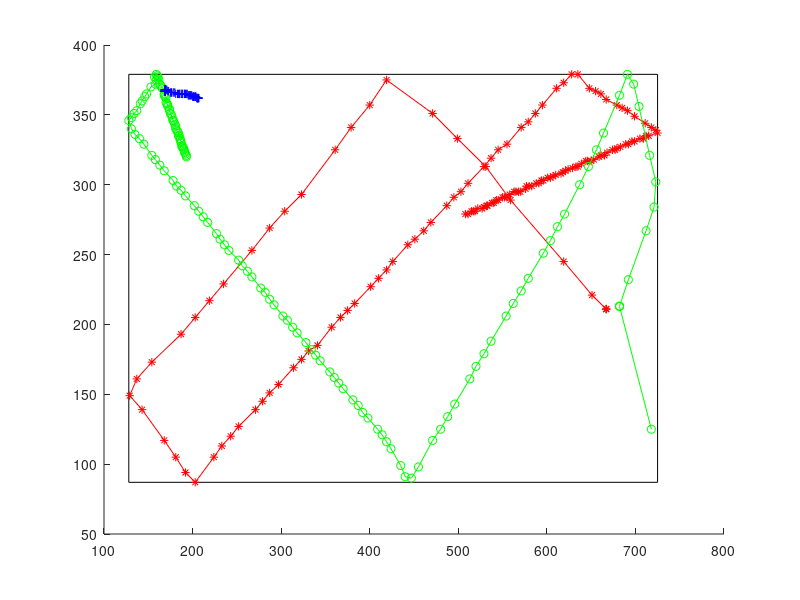

MATLAB code to generate this figure:
Xr=[667 667 667 651 619 559 531 499 471 419 400 379 361 323 304 287 267 235 219 203 187 154 137 129 143 168 181 192 203 224 233 243 252 271 279 287 297 314 323 331 341 357 367 375 383 401 410 419 426 443 451 461 469 487 495 503 511 529 537 545 555 571 579 587 595 611 619 628 635 648 655 661 667 679 685 691 699 711 718 723 725 715 712 709 705 699 696 692 689 683 679 677 674 668 665 661 659 653 650 646 644 639 635 633 629 624 621 618 616 610 607 604 601 596 594 591 588 583 580 577 576 570 568 565 563 558 555 552 550 545 543 540 538 533 532 529 527 522 519 517 515 511 508
]; 
Yr=[269 269 269 259 235 191 167 147 129 105 123 139 155 187 199 211 227 251 263 275 287 307 319 331 341 363 375 386 393 375 367 360 353 341 335 329 323 311 305 299 295 282 275 270 265 253 247 241 235 223 219 213 207 195 189 185 179 167 161 155 151 139 135 129 123 111 107 101 101 111 113 115 119 123 125 127 131 136 139 141 143 145 145 147 147 149 149 151 151 153 154 155 155 157 159 159 160 162 163 163 163 165 167 167 168 169 170 171 172 173 174 175 175 177 177 179 179 181 181 181 183 185 185 185 185 187 189 189 189 191 191 193 193 195 195 196 197 197 199 199 199 201 201
]; 
Xy=[718 NaN NaN 682 692 712 721 723 716 704 698 691 682 664 656 647 637 620 612 604 596 579 571 562 554 537 529 520 513 496 488 480 471 455 447 440 435 424 419 414 409 398 392 387 381 370 365 360 355 344 339 334 328 318 313 307 302 292 287 282 277 267 262 256 252 241 236 231 227 217 212 207 202 192 187 182 178 168 163 158 154 145 140 135 131 128 131 134 137 141 143 146 148 153 158 159 157 159 160 161 162 163 164 165 166 168 168 169 170 170 171 172 172 174 174 175 176 177 178 178 179 180 181 181 182 183 184 184 185 186 186 187 187 188 188 189 190 190 191 191 192 193 193
]; 
Yy=[355 NaN NaN 267 248 213 196 178 159 124 108 101 116 143 155 167 180 201 210 220 229 247 256 265 274 292 301 310 319 337 346 355 363 382 390 389 381 369 364 359 355 347 343 338 334 326 322 318 314 306 302 298 293 286 282 277 274 266 262 257 254 246 242 238 234 227 223 219 215 207 203 199 195 188 184 181 177 170 166 162 159 151 147 144 140 134 132 129 127 122 120 117 115 110 108 105 103 101 102 103 105 108 109 110 111 115 116 117 118 121 122 123 124 126 127 129 130 132 134 134 135 137 138 140 141 142 143 145 145 147 148 149 150 152 153 153 154 155 156 157 158 159 160
]; 
Xw=[169 169 169 169 169 169 169 169 169 169 169 169 169 169 169 169 169 169 169 169 169 169 169 169 169 169 169 169 169 169 169 169 169 169 169 169 169 169 169 169 169 169 169 169 169 169 169 169 169 169 169 169 169 169 169 169 169 169 169 169 169 169 169 169 169 169 169 169 169 169 169 169 169 169 169 169 169 169 169 169 169 169 169 169 169 169 169 169 169 169 169 169 169 170 169 171 172 173 175 176 176 178 179 180 181 183 184 185 185 187 188 188 189 191 191 192 193 194 195 196 196 197 198 198 199 200 201 201 201 202 203 203 203 204 205 205 205 206 206 206 206 207 207
]; 
Yw=[113 113 113 113 113 113 113 113 113 113 113 113 113 113 113 113 113 113 113 113 113 113 113 113 113 113 113 113 113 113 113 113 113 113 113 113 113 113 113 113 113 113 113 113 113 113 113 113 113 113 113 113 113 113 113 113 113 113 113 113 113 113 113 113 113 113 113 113 113 113 113 113 113 113 113 113 113 113 113 113 112 112 112 112 112 112 112 112 112 112 112 112 112 112 112 112 113 113 114 114 114 114 114 114 115 115 115 115 115 115 115 115 115 115 115 115 115 115 116 116 116 116 116 116 116 117 117 117 117 117 117 117 117 117 118 118 118 118 118 118 118 118 118
];

%PARTIE 1
    
Xr = fillmissing(Xr,'next');% fillmissing replaces NaN values
Yr = fillmissing(Yr,'next');% 'next' tells to replace with the next non-Nan value
Xy = fillmissing(Xy,'next');
Yy = fillmissing(Yy,'next');
Xw = fillmissing(Xw,'next');
Yw = fillmissing(Yw,'next');

% Invert of Y-values because of non-equivalence between
% 0-Matlab and 0-Labview

Yrinvert = 480-Yr;
Yyinvert = 480-Yy;
Ywinvert = 480-Yw;

% Find the min. value of x

minXr = min(Xr);
minXy = min(Xy);
minXw = min(Xw);
minX = min([minXr minXy minXw]);

% Find the max. value of the x

maxXr = max(Xr);
maxXy = max(Xy);
maxXw = max(Xw);
maxX = max([maxXr maxXy maxXw]);

% Find the min. value of inverted y

minYrinvert = min(Yrinvert);
minYyinvert = min(Yyinvert);
minYwinvert = min(Ywinvert);
minYinvert = min([minYrinvert minYyinvert minYwinvert]);

% Find the max. value of inverted y

maxYrinvert = max(Yrinvert);
maxYyinvert = max(Yyinvert);
maxYwinvert = max(Ywinvert);
maxYinvert = max([maxYrinvert maxYyinvert maxYwinvert]);

% Define the length and the width

length_rectangle = maxX-minX;
width_rectangle = maxYinvert-minYinvert;

% Create a rectangle with these length and width value

rectangle('Position',[minX minYinvert length_rectangle width_rectangle])

hold on %keep every next plot on the same plot

% Create 3 plots for the coordonates of r-y-w

plot(Xr,Yrinvert,'r-*')
plot(Xy,Yyinvert, 'g-o')
plot(Xw,Ywinvert,'b-+')

hold off;
